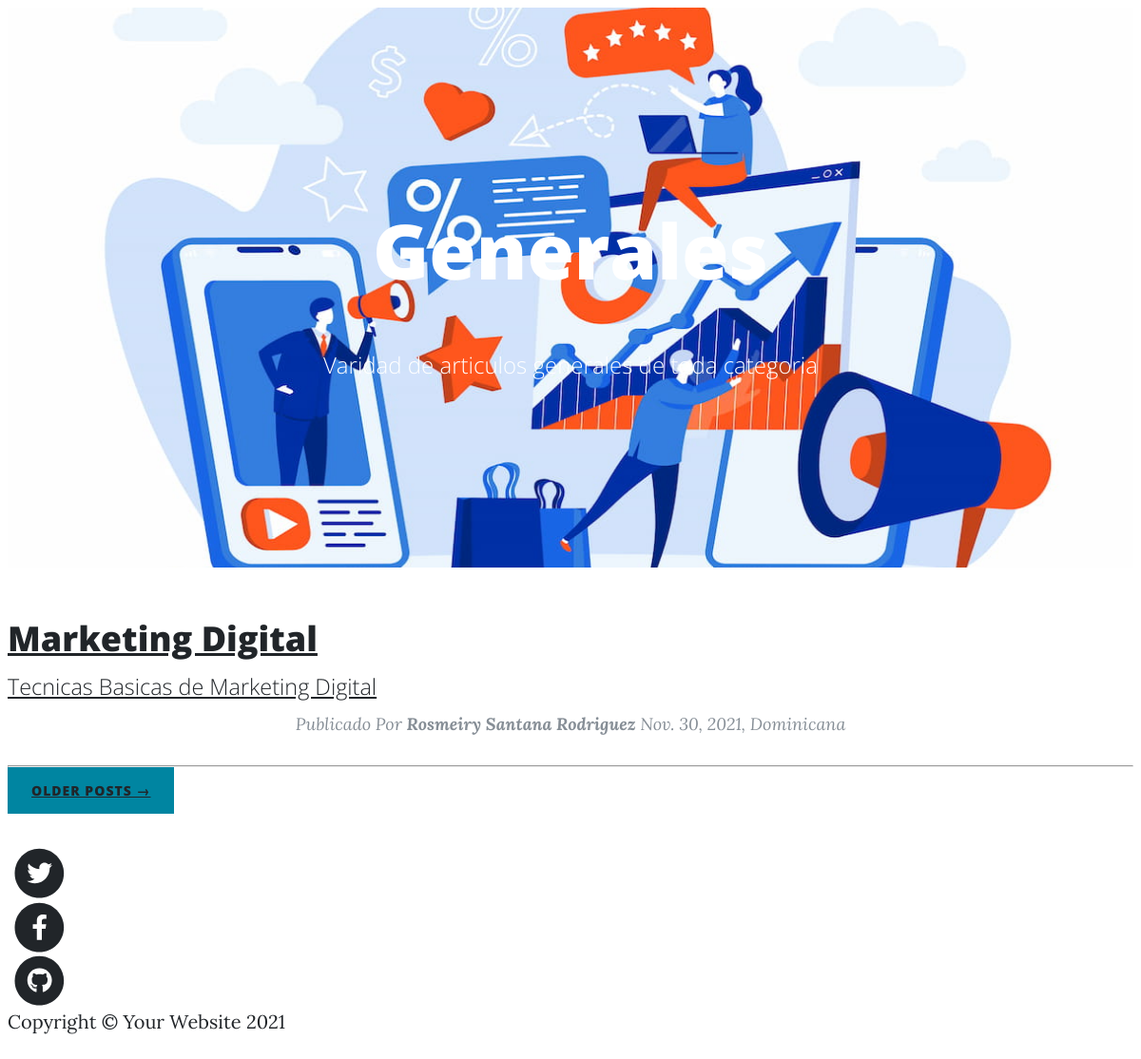
The page /generales/ on the database its author committed.
### Blog/models.py (models this page shows, shortened)
class Post(models.Model):
    id = models.AutoField(primary_key=True)
    titulo = models.CharField('Titulo',max_length=100,blank=False, null=False)
    slug = models.CharField('slug',max_length=100, blank=False,null=False)
    descripcion = models.CharField('Descripcion',max_length=100, blank=False, null=False)
    contenido = RichTextField(null=False)
    imagen = models.URLField('Imagen',max_length=300, blank=False, null=False)
    autor = models.ForeignKey(Autor, on_delete= models.CASCADE, related_name='post')
    categoria = models.ForeignKey(Categoria, on_delete= models.CASCADE, related_name='categoria')
    estado = models.BooleanField("Publicado/No Publicado", default=True)
    fecha_creacion = models.DateField("Fecha de Creacion", auto_now=False, auto_now_add=True)
    class Meta:
        verbose_name = 'Post'
        verbose_name_plural = 'Posts'
        db_table = 'Post'

class Autor(models.Model):
    id = models.AutoField(primary_key=True)
    nombres = models.CharField('Nombres del autor',max_length=100, blank=False, null=False)
    apellidos = models.CharField('Apellidos del autor',max_length=100, blank=False, null=False)
    nacionalidad = models.CharField('Nacionalidad del autor',max_length=100, blank=False)
    facebook = models.CharField("Facebook del autor", blank=True, null=True,max_length=100)
    Instagram = models.CharField("Instagram del autor", blank=True, null=True, max_length=100)
    twitter = models.CharField("Twitter del autor", blank=True,null=True,max_length=100)
    web = models.URLField("Web del autor", blank=True, null=True)
    email = models.EmailField("Email del autor", blank=False, null=False)
    estado = models.BooleanField("Autor activo/no Activo",default=True)
    fecha_creacion = models.DateTimeField("Fecha de Cracion", auto_now=False, auto_now_add=True)
    class Meta:
        verbose_name = 'Autor'
        verbose_name_plural = 'Autores'
        db_table = 'Autor'
    def __str__(self):
        return "{0} {1}".format(self.nombres, self.apellidos)

### Blog/views.py (the view)
# urls.py: path('generales/',Generales,name='generales'),
def Generales(request):
    posts = Post.objects.filter(estado=True, categoria=Categoria.objects.get(nombre__iexact  = 'Generales'))
    return render(request,'blog/generales.html',{'posts': posts})

### Blog/Templates/Blog/generales.html (shortened to what this page needs)
{% extends 'blog/index.html' %}
{% load static %}
{% block main_title %} Generales {% endblock main_title %}
{% block subtitle %} Varidad de articulos generales de toda categoria {% endblock subtitle %}
{% block image %} {% static 'assets/img/generales.jpg'  %} {% endblock image %}

### Blog/Templates/Blog/index.html (shortened to what this page needs)
{% load static %}
<!DOCTYPE html>
<html lang="en">
    <head>
        <link href=" {% static 'css/styles.css'%}" rel="stylesheet" />
    </head>
    <body>
        <nav class="navbar navbar-expand-lg navbar-light" id="mainNav">
            <div class="container px-4 px-lg-5">
                <a class="navbar-brand" href="{%  url 'blog:index'  %}">Developer.DO</a>
                <button class="navbar-toggler" type="button" data-bs-toggle="collapse" data-bs-target="#navbarResponsive" aria-controls="navbarResponsive" aria-expanded="false" aria-label="Toggle navigation">
                </button>
                <div class="collapse navbar-collapse" id="navbarResponsive">
                    <ul class="navbar-nav ms-auto py-4 py-lg-0">
                        <li class="nav-item"><a class="nav-link px-lg-3 py-3 py-lg-4" href="{%  url 'blog:index'  %}">Home</a></li>
                        <li class="nav-item"><a class="nav-link px-lg-3 py-3 py-lg-4" href="{% url 'blog:programacion' %}">Programacion</a></li>
                        <li class="nav-item"><a class="nav-link px-lg-3 py-3 py-lg-4" href="{%  url 'blog:generales' %}">Generales</a></li>
                        <li class="nav-item"><a class="nav-link px-lg-3 py-3 py-lg-4" href="{% url 'blog:Video_Juegos' %}">Video Juegos</a></li>
                        <li class="nav-item"><a class="nav-link px-lg-3 py-3 py-lg-4" href="{% url 'blog:tecnologia' %}">Tecnologia</a></li>
                        <li class="nav-item"><a class="nav-link px-lg-3 py-3 py-lg-4" href="{% url 'blog:tutoriales' %}">Tutoriales</a></li>
                    </ul>
                </div>
            </div>
        </nav>
        <header class="masthead" style="background-image: url({% block image %}{% static 'assets/img/home-bg.jpg' %}{% endblock image %})">
            <div class="container position-relative px-4 px-lg-5">
                <div class="row gx-4 gx-lg-5 justify-content-center">
                    <div class="col-md-10 col-lg-8 col-xl-7">
                        {% if posts_detalle %}
                        <div class="post-heading">
                            <h1>{% block main_title_detail  %} Developer.DO {% endblock main_title_detail %}</h1>
                            <span class="subheading">{% block subtitle_detail %}Tecnologia de Punta a Punta {% endblock subtitle_detail %}</span>
                             <p class="post-meta">
                            Publicado Por
                            <strong>{{ posts_detalle.autor }}</strong>
                        </p>
                        </div>
                        {% else %}
                        <div class="site-heading">
                            <h1>{% block main_title  %} Developer.DO {% endblock main_title %}</h1>
                            <span class="subheading">{% block subtitle %}Tecnologia de Punta a Punta {% endblock subtitle %}</span>
                        </div>
                    </div>
                    {% endif %}
                </div>
            </div>
        </header>
        <div class="container px-4 px-lg-5">
            <div class="row gx-4 gx-lg-5 justify-content-center">
                <div class="col-md-10 col-lg-8 col-xl-7">
                     {% block content %}
                    {% if posts %}
                    {% for post in posts %}
                    <div class="post-preview">
                        <a href="{% url 'blog:detalle' post.slug %}" class="post-preview">
                            <h2 class="post-title">{{  post.titulo }}</h2>
                            <h3 class="post-subtitle">{{  post.descripcion  }}</h3>
                        </a>
                        <p class="post-meta">
                            Publicado Por
                            <strong>{{ post.autor }}</strong>
                            {{ post.fecha_creacion }},
                            {{ post.autor.nacionalidad }}
                        </p>
                    </div>
                    <hr class="my-4" />
                    {% endfor %}
                    {% else %}
                    <h1>! Uhs, No hay Posts ! </h1>
                    {% endif %}
                    {% endblock content %}
                    <div class="d-flex justify-content-end mb-4"><a class="btn btn-primary text-uppercase" href="#!">Older Posts →</a></div>
                </div>
            </div>
        </div>
        <footer class="border-top">
            <div class="container px-4 px-lg-5">
                <div class="row gx-4 gx-lg-5 justify-content-center">
                    <div class="col-md-10 col-lg-8 col-xl-7">
                        <ul class="list-inline text-center">
                            <li class="list-inline-item">
                                <a href="#!">
                                    <span class="fa-stack fa-lg">
                                        <i class="fas fa-circle fa-stack-2x"></i>
                                        <i class="fab fa-twitter fa-stack-1x fa-inverse"></i>
                                    </span>
                                </a>
                            </li>
                            <li class="list-inline-item">
                                <a href="#!">
                                    <span class="fa-stack fa-lg">
                                        <i class="fas fa-circle fa-stack-2x"></i>
                                        <i class="fab fa-facebook-f fa-stack-1x fa-inverse"></i>
                                    </span>
                                </a>
                            </li>
                            <li class="list-inline-item">
                                <a href="#!">
                                    <span class="fa-stack fa-lg">
                                        <i class="fas fa-circle fa-stack-2x"></i>
                                        <i class="fab fa-github fa-stack-1x fa-inverse"></i>
                                    </span>
                                </a>
                            </li>
                        </ul>
                        <div class="small text-center text-muted fst-italic">Copyright &copy; Your Website 2021</div>
                    </div>
                </div>
            </div>
        </footer>
    </body>
</html>

### static/css/styles.css (style rules this page uses)
body { font-size: 20px; color: #212529; font-family: 'Lora', 'Times New Roman', serif; }
p { line-height: 1.5; margin: 30px 0; }
h1, h2, h3, h4, h5, h6 { font-weight: 800; font-family: 'Open Sans', 'Helvetica Neue', Helvetica, Arial, sans-serif; }
a { color: #212529; -webkit-transition: all 0.2s; transition: all 0.2s; }
#mainNav { position: absolute; border-bottom: 1px solid #e9ecef; background-color: white; font-family: 'Open Sans', 'Helvetica Neue', Helvetica, Arial, sans-serif; }
#mainNav .navbar-brand { font-weight: 800; color: #343a40; }
#mainNav .navbar-toggler { font-size: 12px; font-weight: 800; padding: 13px; text-transform: uppercase; color: #343a40; }
#mainNav .navbar-nav > li.nav-item > a { font-size: 12px; font-weight: 800; letter-spacing: 1px; text-transform: uppercase; }
@media only screen and (min-width: 992px) { #mainNav { border-bottom: 1px solid transparent; background: transparent; } }
@media only screen and (min-width: 992px) { #mainNav .navbar-brand { padding: 10px 20px; color: #fff; } }
@media only screen and (min-width: 992px) { #mainNav .navbar-nav > li.nav-item > a { padding: 10px 20px; color: #fff; } }
@media only screen and (min-width: 992px) { #mainNav { -webkit-transition: background-color 0.2s; transition: background-color 0.2s; -webkit-transform: translate3d(0, 0, 0); transform: translate3d(0, 0, 0); -webkit-backface-visibility: hidden; } }
header.masthead { margin-bottom: 50px; background: no-repeat center center; background-color: #868e96; background-attachment: scroll; position: relative; background-size: cover; }
header.masthead .page-heading, header.masthead .post-heading, header.masthead .site-heading { padding: 200px 0 150px; color: white; }
@media only screen and (min-width: 768px) { header.masthead .page-heading, header.masthead .post-heading, header.masthead .site-heading { padding: 200px 0; } }
header.masthead .page-heading, header.masthead .site-heading { text-align: center; }
header.masthead .page-heading h1, header.masthead .site-heading h1 { font-size: 50px; margin-top: 0; }
header.masthead .page-heading .subheading, header.masthead .site-heading .subheading { font-size: 24px; font-weight: 300; line-height: 1.1; display: block; margin: 10px 0 0; font-family: 'Open Sans', 'Helvetica Neue', Helvetica, Arial, sans-serif; }
@media only screen and (min-width: 768px) { header.masthead .page-heading h1, header.masthead .site-heading h1 { font-size: 80px; } }
.post-preview > a { color: #212529; }
.post-preview > a > .post-title { font-size: 30px; margin-top: 30px; margin-bottom: 10px; }
.post-preview > a > .post-subtitle { font-weight: 300; margin: 0 0 10px; }
.post-preview > .post-meta { font-size: 18px; font-style: italic; margin-top: 0; color: #868e96; }
@media only screen and (min-width: 768px) { .post-preview > a > .post-title { font-size: 36px; } }
footer { padding: 50px 0 65px; }
footer .list-inline { margin: 0; padding: 0; }
.btn { font-size: 14px; font-weight: 800; padding: 15px 25px; letter-spacing: 1px; text-transform: uppercase; border-radius: 0; font-family: 'Open Sans', 'Helvetica Neue', Helvetica, Arial, sans-serif; }
.btn-primary { background-color: #0085A1; border-color: #0085A1; }
p { text-align: center; }

### rows shown on the page
Post: titulo "Marketing Digital", descripcion "Tecnicas Basicas de Marketing Digital", autor "Rosmeiry Santana Rodriguez", fecha_creacion "Nov. 30, 2021", autor.nacionalidad "Dominicana"
